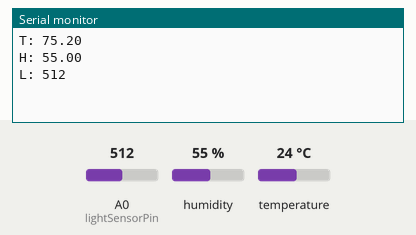
This sketch was run on a simulated Arduino Uno, built with avr-gcc and run on an emulated ATmega328P. Parts: the last lines printed to the serial monitor. The inputs (shaded band) are chosen by the test bench; at power-on: humidity 55 %, A0 (lightSensorPin) = 512, temperature 24 °C.

Above: at 1.7 s.
1.8 s: humidity set to 22 %
At 7.5 s:
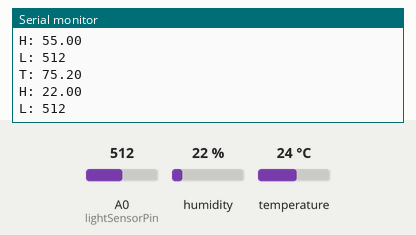
8.2 s: A0 (lightSensorPin) set to 716
At 12.6 s:
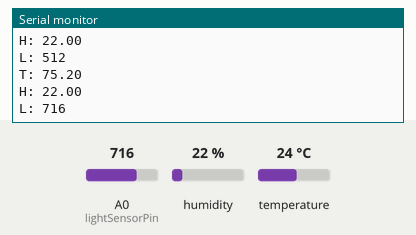
14.6 s: temperature set to 12 °C
At 18.9 s:
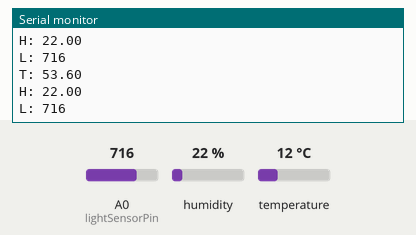
21.0 s: A0 (lightSensorPin) set to 900
At 24.0 s:
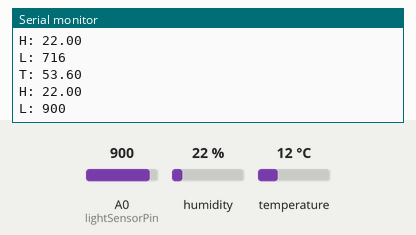
27.4 s: humidity set to 40 %
At 29.1 s:
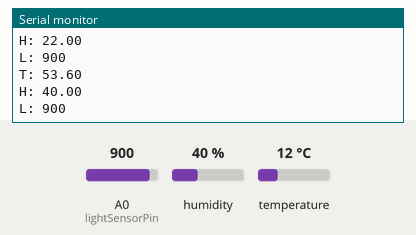
Timing chart, 0 to 30.6 s (numbered marks = the images above; inputs shaded):
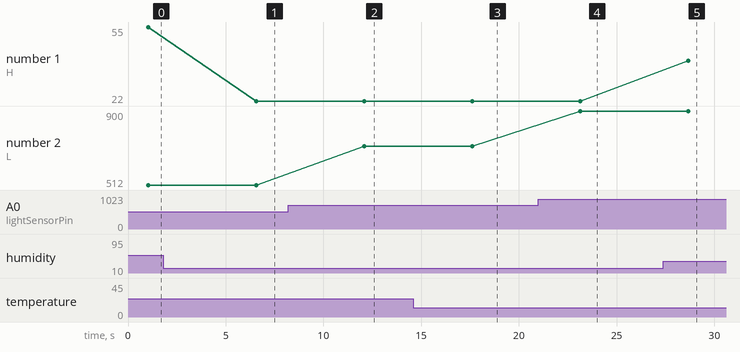

Measured:
- after the input at 1.8 s, the serial monitor: prints a new line after 4.8 s (image 1)
- after the input at 8.2 s, the serial monitor: prints a new line after 3.9 s (image 2)
- after the input at 14.6 s, the serial monitor: prints a new line after 3.0 s (image 3)
- after the input at 21.0 s, the serial monitor: prints a new line after 2.1 s (image 4)
- after the input at 27.4 s, the serial monitor: prints a new line after 1.3 s (image 5)
- plotted number 1: 55 → 22 after the input at 1.8 s, 22 → 40 after the input at 27.4 s
- plotted number 2: 512 → 716 after the input at 8.2 s, 716 → 900 after the input at 21.0 s

The sketch:

Arduino_src.ino
```cpp
// include the library code:
#include "DHT.h"

// set the DHT Pin
#define DHTPIN 8

// initialize the library with the numbers of the interface pins
#define DHTTYPE DHT11
DHT dht(DHTPIN, DHTTYPE);

// set the light sensor pin
int lightSensorPin = A0;   // select the analog input pin for the photoresistor

void setup() {
  delay(500);
  Serial.begin(9600);
  dht.begin();
  pinMode(lightSensorPin, INPUT);
}

void loop() {
  delay(500);
  // set the cursor to column 0, line 1
  // (note: line 1 is the second row, since counting begins with 0):
  // read humidity
  float h = dht.readHumidity();
  //read temperature in Fahrenheit
  float f = dht.readTemperature(true);
  Serial.print("T: ");
  Serial.println(f);
  Serial.print("H: ");
  Serial.println(h);
  Serial.print("L: ");
  Serial.println(analogRead(lightSensorPin));

  delay(5000);
}
```
